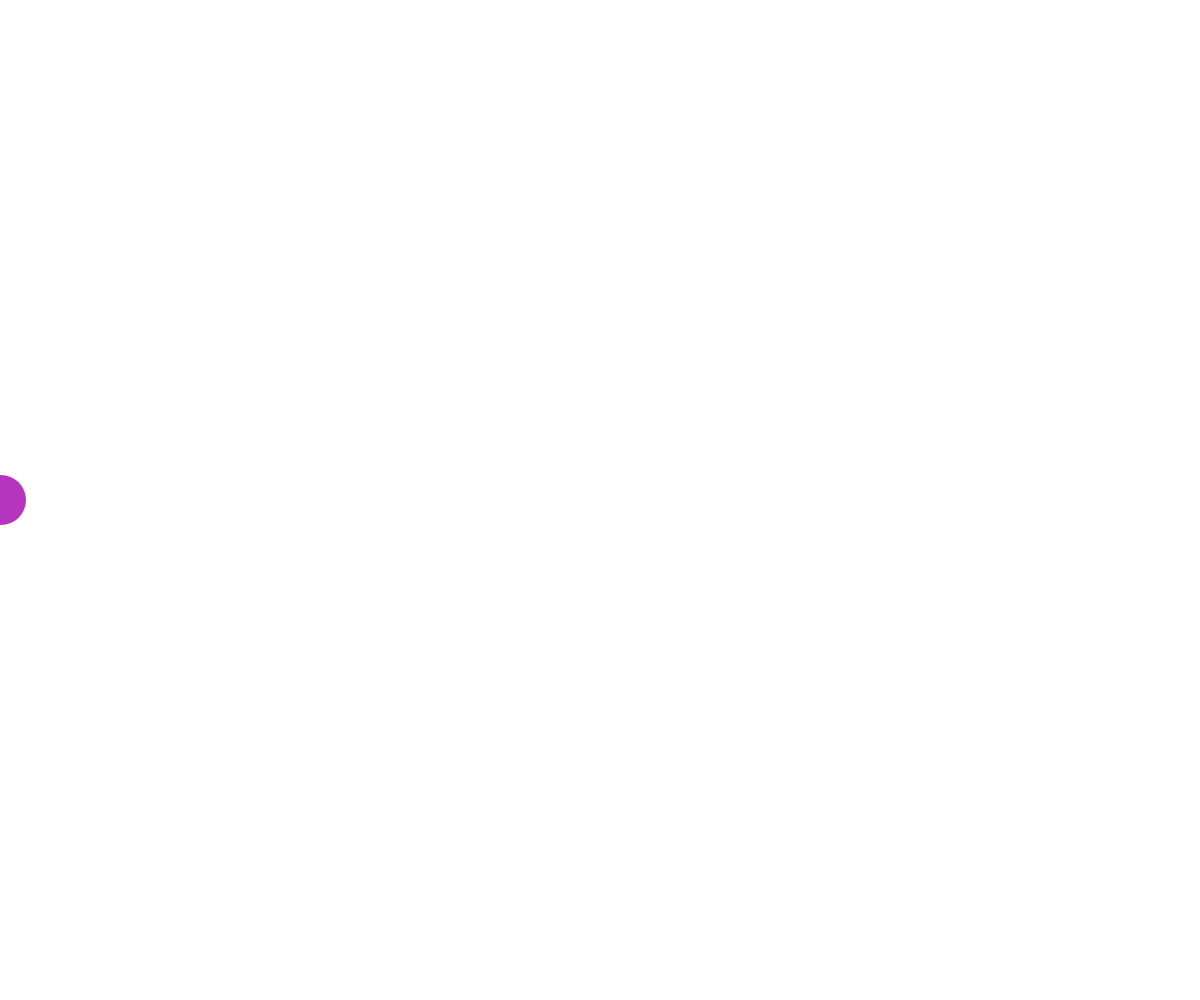
Frame 1 (no input)
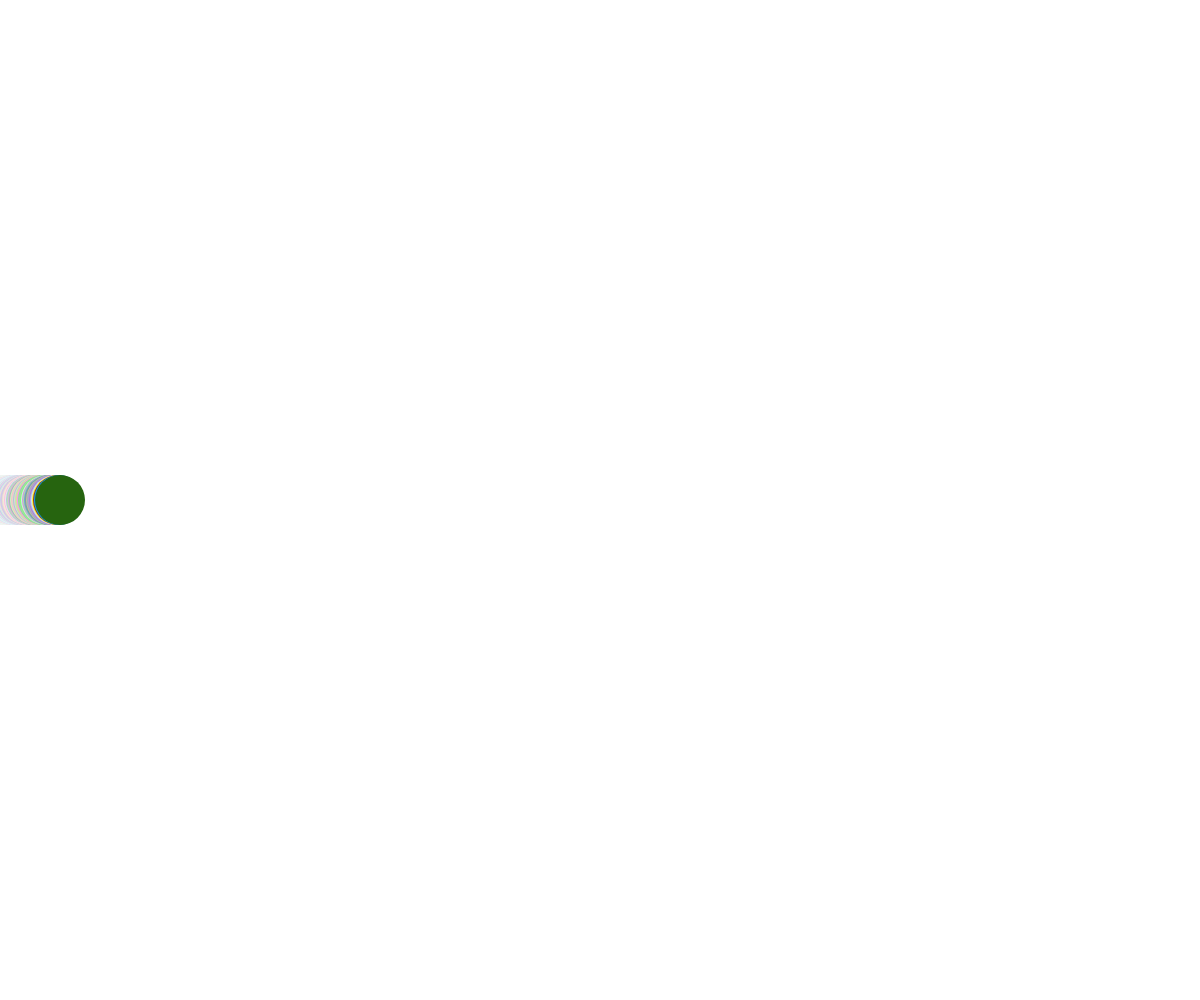
Frame 60 (no input)
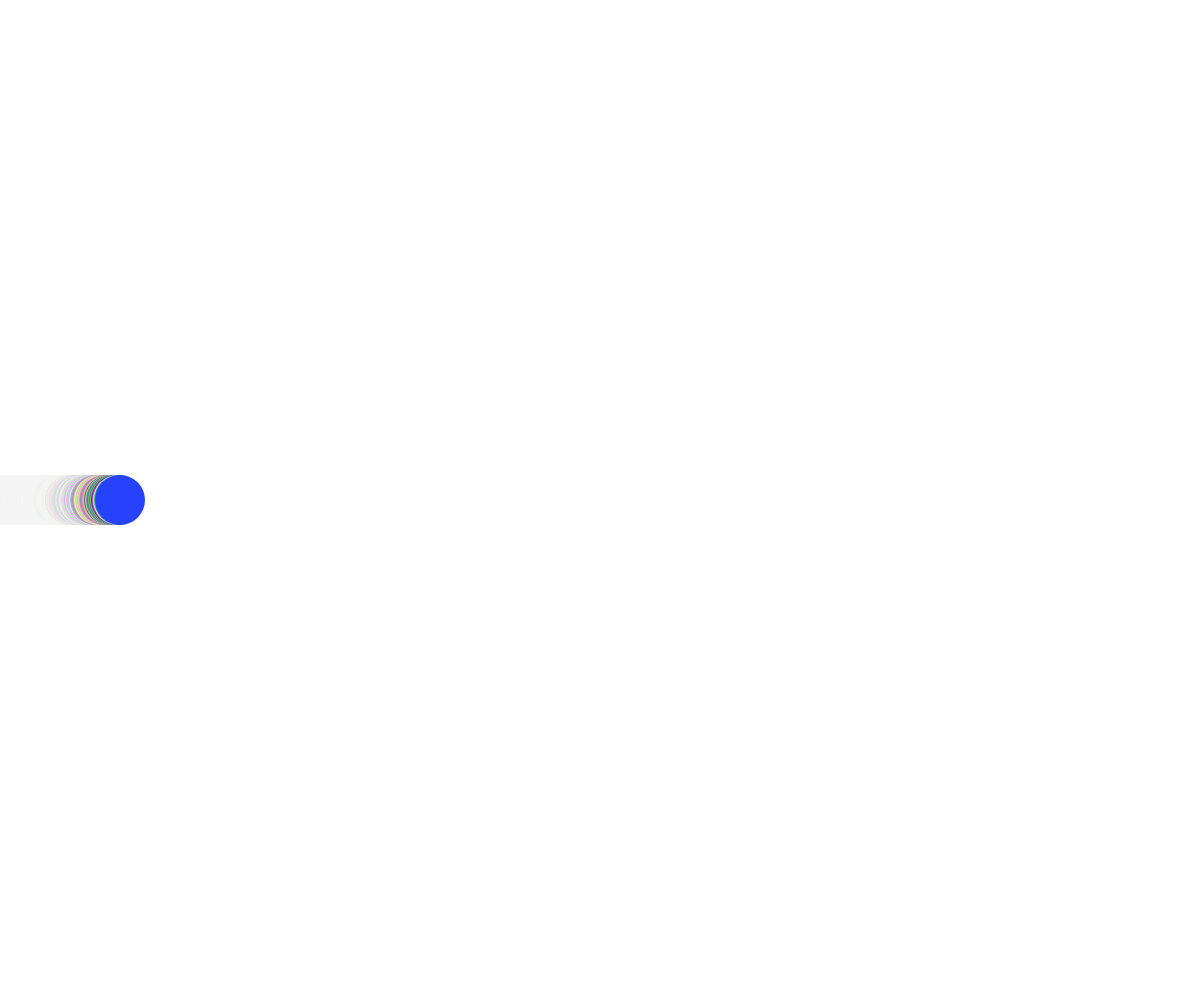
Frame 120 (the mouse pressed at the canvas centre since frame 60)

The p5.js sketch that drew these frames (run headless with seeded random() and noise() and a simulated clock; from frame 60 on, the mouse is pressed at the canvas centre):

// p5.js sketch
// ── sketch.js
//【Step11】
//
//  横に動かす ( x座標の操作 )
//  端についたら反対方向へ
//
const W = innerWidth;   // コンテンツを表示する領域の横の長さ
const H = innerHeight;  // コンテンツを表示する領域の横の長さ
let r, g, b;
function setup() {
  createCanvas( W, H ); 
  r = 255; g = 255; b = 255;
}
  
let _x = 0;
let _y = H / 2;
let _r = 50;
function draw() {
  background( r, g, b, 10 );

  _x += 1;
  // (↓) ここに 右端、左端に円中心が到達したときの操作を書く

  
  let _c = color(
    random(0,255),
    random(0,255),
    random(0,255),
  ); 
  fill(_c);
  noStroke();
  ellipse( _x, _y, _r );
}
